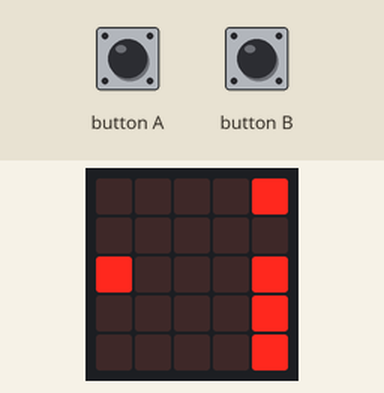
Bench run of a program on a simulated BBC micro:bit (MakeCode). Shown: the board's 5×5 LED display. Inputs (shaded band) come from the test bench. Random numbers come from a fixed seed.

Above: at 0.78 s.
1.3 s: button A pressed for 0.15 s
At 1.49 s:
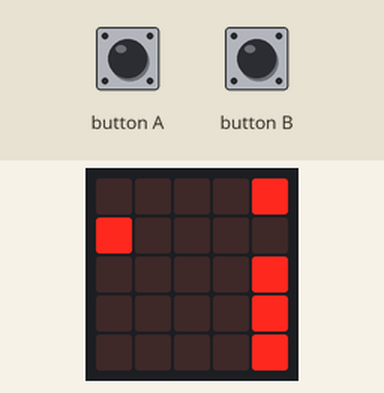
2.0 s: button B pressed for 0.15 s
At 2.61 s:
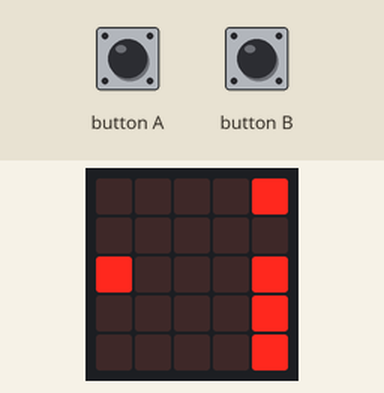
2.7 s: button A pressed for 0.15 s
At 3.18 s:
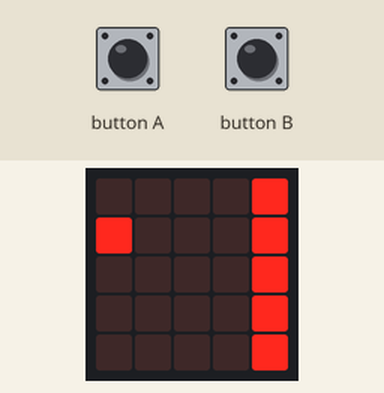
3.4 s: button B pressed for 0.15 s
At 3.77 s:
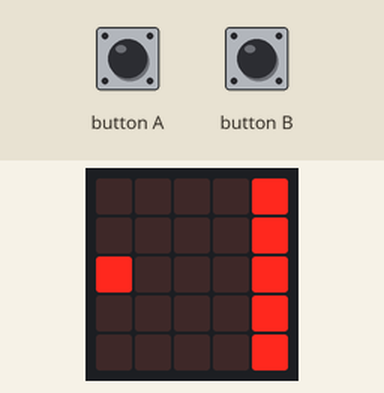
4.1 s: button B pressed for 0.15 s
At 4.37 s:
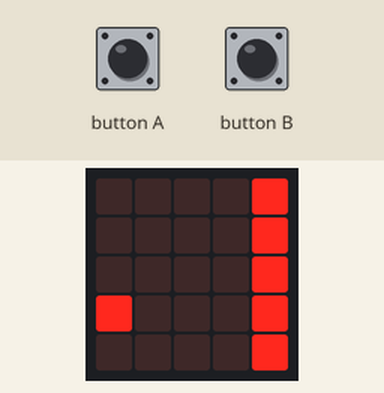
4.8 s: button B pressed for 0.15 s
At 5.58 s:
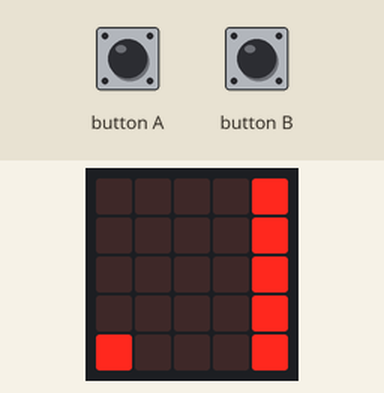
Timing chart, 0 to 6.5 s (numbered marks = the images above; inputs shaded):
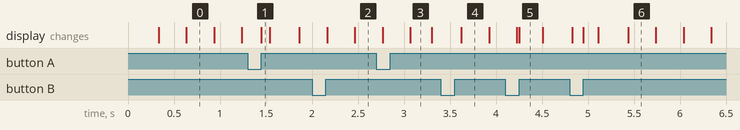

The program:

main.ts
```typescript
input.onButtonPressed(Button.A, function () {
    bird.change(LedSpriteProperty.Y, -1)
})
input.onButtonPressed(Button.B, function () {
    bird.change(LedSpriteProperty.Y, 1)
})
let emptyObstaclesY = 0
let ticks = 0
let bird: game.LedSprite = null
bird = game.createSprite(0, 2)
bird.set(LedSpriteProperty.Blink, 300)
basic.forever(function () {
    let obstacles: game.LedSprite[] = []
    while (obstacles.length > 0 && obstacles[0].get(LedSpriteProperty.X) == 0) {
        obstacles.removeAt(0).delete()
    }
    for (let obtacle of obstacles) {
        obtacle.change(LedSpriteProperty.X, -1)
    }
    if (ticks % 3 == 0) {
        emptyObstaclesY = randint(0, 4)
        for (let index = 0; index <= 4; index++) {
            if (index != emptyObstaclesY) {
                obstacles.push(game.createSprite(4, index))
            }
        }
    }
    ticks += 1
    basic.pause(1000)
    for (let obtacle of obstacles) {
        if (true) {

        }
    }
})
```

test.ts
```typescript
// aquí va el archivo "tests"; esto no se compilará cuando este paquete se utilice como una extensión.
```
